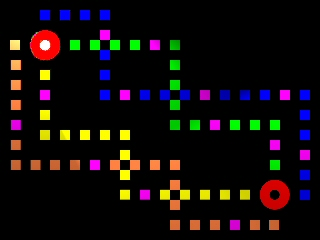
%> input picture codes in matlab/ibot/asd/ibot/ibot2.jpg, 320 x 240 px
$ octave main1.m   (GNU Octave 9; MATLAB toolbox functions it lacks are replaced by stand-ins)
%> lines starting %> are read from the running program, lines starting %| are printed output that depends on the picture
 arena=imread('ibot2.jpg');
%> arena is the input picture: size 240x320x3 uint8; mean R, G, B 19.2, 13, 12.7
 s=size(arena);
%> s = [240 320 3]
 disp(s)
%|    240   320     3

 [arenaIndexed, arenaMap]=rgb2ind(arena,8);
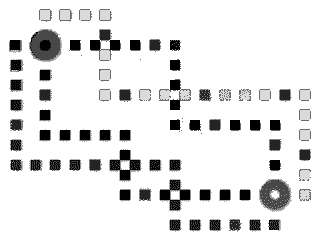
%> arenaIndexed: size 240x320 uint8; min 0, max 7, mean 6.23; drawn with min black and max white
%> arenaMap = [0.663 0.745 0.173; 0.886 0.0431 0.882; 0.867 0.0314 0.0275; 0.00392 0.0627 0.204; 0.188 0.0235 0.102; 0.0902 0.00784 0.00784; 0.0118 0.0118 0.855; 0 0 0]
 figure, imshow(arenaIndexed, arenaMap);
%> after `imshow(arenaIndexed, arenaMap)`:
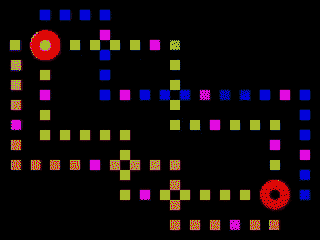
%> displayed picture: size 240x320x3, on the screen's scale of 0 to 255; mean R, G, B 19.7, 11.4, 13.2

miniArena=zeros(24,32);
p=1;
q=1;

cutoff=10;
inc_x=s(1,1)/24;
%> inc_x = 10
inc_y=s(1,2)/32;
%> inc_y = 10
inc_half_x=round(inc_x/2);
%> inc_half_x = 5
inc_half_y=round(inc_y/2);
%> inc_half_y = 5

disp(inc_x);
%| 10
disp(inc_y);
%| 10

for i=0:inc_x:s(1,1)-1
    q=1;
    disp(i);
    for j=0:inc_y:s(1,2)-1
        disp(j);
        sum=0;
        color=arenaIndexed(i+inc_half_x,j+inc_half_y);
        for k=round(inc_x/4)+i:round(inc_x-inc_x/4)+i
            for l=round(inc_y/4)+j:round(inc_y-inc_y/4)+j
                if(arenaIndexed(k,l)==color)
                    sum=sum+1;
                end
            end
        end

        if(sum>=cutoff)
            miniArena(p,q)=arenaIndexed(i+inc_half_x,j+inc_half_x)+1; %1 is for converting 0 index
        end
        q=q+1;
    end
    p=p+1;
end
%> this loop made 24 passes
%> (printed output is left out)


figure, imshow(miniArena,arenaMap);
%> after `imshow(miniArena,arenaMap)`:
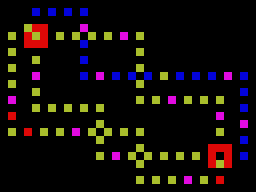
%> displayed picture: size 24x32x3, on the screen's scale of 0 to 255 (shown 8 times larger); mean R, G, B 19.5, 12.8, 11.6
